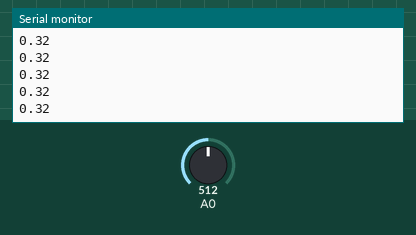
A sketch run on a simulated Arduino Uno, built with avr-gcc and run on an emulated ATmega328P. Parts: the last lines printed to the serial monitor. Inputs (shaded band) come from the test bench; at power-on: A0 = 512.

Above: at 1.2 s.
1.3 s: A0 set to 716
At 2.2 s:
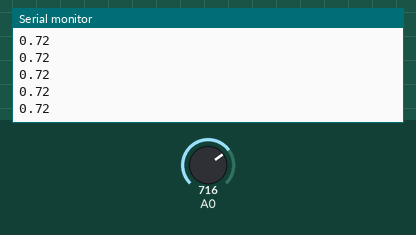
2.8 s: A0 set to 900
At 3.4 s:
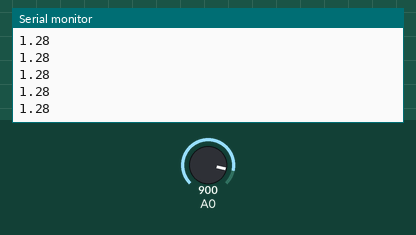
Timing chart, 0 to 5.8 s (numbered marks = the images above; inputs shaded):
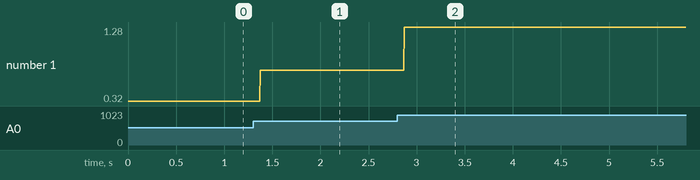

The sketch:

AAM_TD_211_Malerba_Fabio_puissance_electrique.ino
```cpp
//!/usr/bin/C++
//   -*- coding: utf-8 -*-
// Date: Sunday 6 June 2021 09h02:01 CEST
// Author: Fabio Malerba
// Last updated by: Fabio Malerba
// Last updated time: Sunday 6 June 2021 10:20:20 CEST
// Description: Calcul de puissance

/*
 Ce programme permet grace à la relation P=U*2/R de
 trouver la valeur de le puissance issue du panneau
 solaire en fonction de l'exposition au soleil
 grace aux photoresistences
*/

int volt;
float resistance = 12.5;
float puissance;

void setup()
{

  Serial.begin(9600);
}

void loop() {

  volt = analogRead(A0);
  volt = map(volt,0,1023,0,5);

  puissance = (volt*volt)/resistance;
  Serial.println(puissance);
}
```

Measured:
- after the input at 1.3 s, the serial monitor: prints a new line after 0.07 s (image 1)
- after the input at 2.8 s, the serial monitor: prints a new line after 0.07 s (image 2)
- plotted number 1: 0.32 → 0.72 after the input at 1.3 s, 0.72 → 1.28 after the input at 2.8 s
